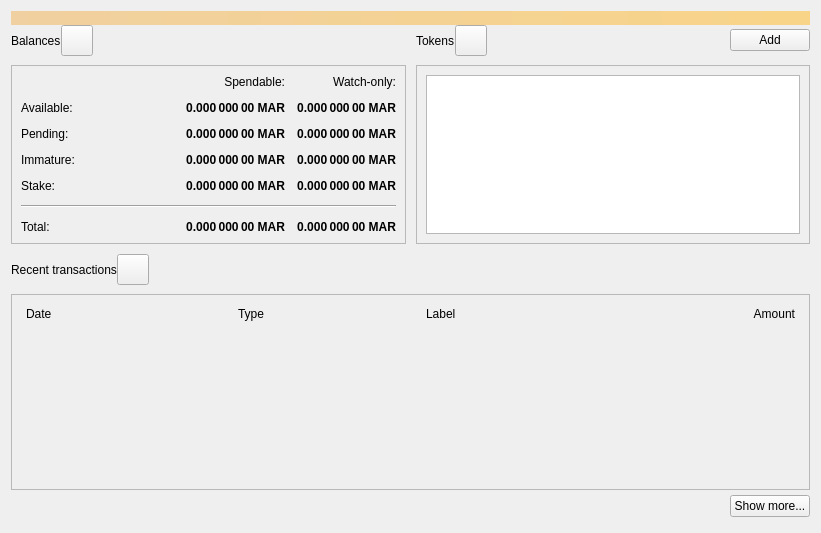
<?xml version="1.0" encoding="UTF-8"?>
<ui version="4.0">
 <class>OverviewPage</class>
 <widget class="QWidget" name="OverviewPage">
  <property name="geometry">
   <rect>
    <x>0</x>
    <y>0</y>
    <width>821</width>
    <height>533</height>
   </rect>
  </property>
  <property name="windowTitle">
   <string>Form</string>
  </property>
  <layout class="QVBoxLayout" name="topLayout">
   <property name="spacing">
    <number>0</number>
   </property>
   <item>
    <widget class="QLabel" name="labelAlerts">
     <property name="visible">
      <bool>false</bool>
     </property>
     <property name="styleSheet">
      <string notr="true">QLabel { background-color: qlineargradient(x1: 0, y1: 0, x2: 1, y2: 0, stop:0 #F0D0A0, stop:1 #F8D488); color:#000000; }</string>
     </property>
     <property name="wordWrap">
      <bool>true</bool>
     </property>
     <property name="margin">
      <number>3</number>
     </property>
     <property name="textInteractionFlags">
      <set>Qt::TextSelectableByMouse</set>
     </property>
    </widget>
   </item>
   <item>
    <layout class="QGridLayout" name="gridLayout_2">
     <item row="0" column="2">
      <layout class="QHBoxLayout" name="horizontalLayout_4">
       <property name="bottomMargin">
        <number>9</number>
       </property>
       <item>
        <widget class="QLabel" name="labelTokens">
         <property name="text">
          <string>Tokens</string>
         </property>
        </widget>
       </item>
       <item>
        <widget class="QToolButton" name="labelTokenStatus">
         <property name="toolTip">
          <string>The displayed information may be out of date. Your wallet automatically synchronizes with the MarbellaChain network after a connection is established, but this process has not completed yet.</string>
         </property>
         <property name="text">
          <string/>
         </property>
         <property name="iconSize">
          <size>
           <width>24</width>
           <height>24</height>
          </size>
         </property>
         <property name="flat" stdset="0">
          <bool>false</bool>
         </property>
        </widget>
       </item>
       <item>
        <spacer name="horizontalSpacer_7">
         <property name="orientation">
          <enum>Qt::Horizontal</enum>
         </property>
         <property name="sizeHint" stdset="0">
          <size>
           <width>40</width>
           <height>20</height>
          </size>
         </property>
        </spacer>
       </item>
       <item>
        <widget class="QPushButton" name="buttonAddToken">
         <property name="text">
          <string>Add</string>
         </property>
        </widget>
       </item>
      </layout>
     </item>
     <item row="1" column="2">
      <widget class="QFrame" name="frameOtherTokens">
       <property name="minimumSize">
        <size>
         <width>0</width>
         <height>100</height>
        </size>
       </property>
       <property name="frameShape">
        <enum>QFrame::StyledPanel</enum>
       </property>
       <property name="frameShadow">
        <enum>QFrame::Raised</enum>
       </property>
       <layout class="QVBoxLayout" name="verticalLayout_10">
        <item>
         <widget class="QListView" name="listTokens">
          <property name="enabled">
           <bool>true</bool>
          </property>
         </widget>
        </item>
       </layout>
      </widget>
     </item>
     <item row="1" column="0">
      <widget class="QFrame" name="frameBalances">
       <property name="frameShape">
        <enum>QFrame::StyledPanel</enum>
       </property>
       <property name="frameShadow">
        <enum>QFrame::Raised</enum>
       </property>
       <layout class="QVBoxLayout" name="verticalLayout_4">
        <item>
         <layout class="QGridLayout" name="gridLayout">
          <property name="spacing">
           <number>12</number>
          </property>
          <item row="2" column="3">
           <widget class="QLabel" name="labelWatchPending">
            <property name="font">
             <font>
              <weight>75</weight>
              <bold>true</bold>
             </font>
            </property>
            <property name="cursor">
             <cursorShape>IBeamCursor</cursorShape>
            </property>
            <property name="toolTip">
             <string>Unconfirmed transactions to watch-only addresses</string>
            </property>
            <property name="text">
             <string notr="true">0.000 000 00 MAR</string>
            </property>
            <property name="alignment">
             <set>Qt::AlignRight|Qt::AlignTrailing|Qt::AlignVCenter</set>
            </property>
            <property name="textInteractionFlags">
             <set>Qt::LinksAccessibleByMouse|Qt::TextSelectableByKeyboard|Qt::TextSelectableByMouse</set>
            </property>
           </widget>
          </item>
          <item row="2" column="2">
           <widget class="QLabel" name="labelUnconfirmed">
            <property name="font">
             <font>
              <weight>75</weight>
              <bold>true</bold>
             </font>
            </property>
            <property name="cursor">
             <cursorShape>IBeamCursor</cursorShape>
            </property>
            <property name="toolTip">
             <string>Total of transactions that have yet to be confirmed, and do not yet count toward the spendable balance</string>
            </property>
            <property name="text">
             <string notr="true">0.000 000 00 MAR</string>
            </property>
            <property name="alignment">
             <set>Qt::AlignRight|Qt::AlignTrailing|Qt::AlignVCenter</set>
            </property>
            <property name="textInteractionFlags">
             <set>Qt::LinksAccessibleByMouse|Qt::TextSelectableByKeyboard|Qt::TextSelectableByMouse</set>
            </property>
           </widget>
          </item>
          <item row="3" column="2">
           <widget class="QLabel" name="labelImmature">
            <property name="font">
             <font>
              <weight>75</weight>
              <bold>true</bold>
             </font>
            </property>
            <property name="cursor">
             <cursorShape>IBeamCursor</cursorShape>
            </property>
            <property name="toolTip">
             <string>Mined balance that has not yet matured</string>
            </property>
            <property name="text">
             <string notr="true">0.000 000 00 MAR</string>
            </property>
            <property name="alignment">
             <set>Qt::AlignRight|Qt::AlignTrailing|Qt::AlignVCenter</set>
            </property>
            <property name="textInteractionFlags">
             <set>Qt::LinksAccessibleByMouse|Qt::TextSelectableByKeyboard|Qt::TextSelectableByMouse</set>
            </property>
           </widget>
          </item>
          <item row="3" column="0">
           <widget class="QLabel" name="labelImmatureText">
            <property name="text">
             <string>Immature:</string>
            </property>
           </widget>
          </item>
          <item row="0" column="3">
           <widget class="QLabel" name="labelWatchonly">
            <property name="text">
             <string>Watch-only:</string>
            </property>
            <property name="alignment">
             <set>Qt::AlignRight|Qt::AlignTrailing|Qt::AlignVCenter</set>
            </property>
           </widget>
          </item>
          <item row="1" column="0">
           <widget class="QLabel" name="labelBalanceText">
            <property name="text">
             <string>Available:</string>
            </property>
           </widget>
          </item>
          <item row="1" column="2">
           <widget class="QLabel" name="labelBalance">
            <property name="font">
             <font>
              <weight>75</weight>
              <bold>true</bold>
             </font>
            </property>
            <property name="cursor">
             <cursorShape>IBeamCursor</cursorShape>
            </property>
            <property name="toolTip">
             <string>Your current spendable balance</string>
            </property>
            <property name="text">
             <string notr="true">0.000 000 00 MAR</string>
            </property>
            <property name="alignment">
             <set>Qt::AlignRight|Qt::AlignTrailing|Qt::AlignVCenter</set>
            </property>
            <property name="textInteractionFlags">
             <set>Qt::LinksAccessibleByMouse|Qt::TextSelectableByKeyboard|Qt::TextSelectableByMouse</set>
            </property>
           </widget>
          </item>
          <item row="1" column="3">
           <widget class="QLabel" name="labelWatchAvailable">
            <property name="font">
             <font>
              <weight>75</weight>
              <bold>true</bold>
             </font>
            </property>
            <property name="cursor">
             <cursorShape>IBeamCursor</cursorShape>
            </property>
            <property name="toolTip">
             <string>Your current balance in watch-only addresses</string>
            </property>
            <property name="text">
             <string notr="true">0.000 000 00 MAR</string>
            </property>
            <property name="alignment">
             <set>Qt::AlignRight|Qt::AlignTrailing|Qt::AlignVCenter</set>
            </property>
            <property name="textInteractionFlags">
             <set>Qt::LinksAccessibleByMouse|Qt::TextSelectableByKeyboard|Qt::TextSelectableByMouse</set>
            </property>
           </widget>
          </item>
          <item row="2" column="0">
           <widget class="QLabel" name="labelPendingText">
            <property name="text">
             <string>Pending:</string>
            </property>
           </widget>
          </item>
          <item row="0" column="2">
           <widget class="QLabel" name="labelSpendable">
            <property name="text">
             <string>Spendable:</string>
            </property>
            <property name="alignment">
             <set>Qt::AlignRight|Qt::AlignTrailing|Qt::AlignVCenter</set>
            </property>
           </widget>
          </item>
          <item row="4" column="0">
           <widget class="QLabel" name="labelStakeText">
            <property name="text">
             <string>Stake:</string>
            </property>
           </widget>
          </item>
          <item row="4" column="2">
           <widget class="QLabel" name="labelStake">
            <property name="font">
             <font>
              <weight>75</weight>
              <bold>true</bold>
             </font>
            </property>
            <property name="text">
             <string>0.000 000 00 MAR</string>
            </property>
            <property name="alignment">
             <set>Qt::AlignRight|Qt::AlignTrailing|Qt::AlignVCenter</set>
            </property>
            <property name="textInteractionFlags">
             <set>Qt::LinksAccessibleByMouse|Qt::TextSelectableByKeyboard|Qt::TextSelectableByMouse</set>
            </property>
           </widget>
          </item>
          <item row="4" column="3">
           <widget class="QLabel" name="labelWatchStake">
            <property name="font">
             <font>
              <weight>75</weight>
              <bold>true</bold>
             </font>
            </property>
            <property name="text">
             <string>0.000 000 00 MAR</string>
            </property>
            <property name="alignment">
             <set>Qt::AlignRight|Qt::AlignTrailing|Qt::AlignVCenter</set>
            </property>
            <property name="textInteractionFlags">
             <set>Qt::LinksAccessibleByMouse|Qt::TextSelectableByKeyboard|Qt::TextSelectableByMouse</set>
            </property>
           </widget>
          </item>
          <item row="3" column="3">
           <widget class="QLabel" name="labelWatchImmature">
            <property name="font">
             <font>
              <weight>75</weight>
              <bold>true</bold>
             </font>
            </property>
            <property name="cursor">
             <cursorShape>IBeamCursor</cursorShape>
            </property>
            <property name="toolTip">
             <string>Mined balance in watch-only addresses that has not yet matured</string>
            </property>
            <property name="text">
             <string notr="true">0.000 000 00 MAR</string>
            </property>
            <property name="alignment">
             <set>Qt::AlignRight|Qt::AlignTrailing|Qt::AlignVCenter</set>
            </property>
            <property name="textInteractionFlags">
             <set>Qt::LinksAccessibleByMouse|Qt::TextSelectableByKeyboard|Qt::TextSelectableByMouse</set>
            </property>
           </widget>
          </item>
          <item row="7" column="3">
           <widget class="QLabel" name="labelWatchTotal">
            <property name="font">
             <font>
              <weight>75</weight>
              <bold>true</bold>
             </font>
            </property>
            <property name="cursor">
             <cursorShape>IBeamCursor</cursorShape>
            </property>
            <property name="toolTip">
             <string>Current total balance in watch-only addresses</string>
            </property>
            <property name="text">
             <string notr="true">0.000 000 00 MAR</string>
            </property>
            <property name="alignment">
             <set>Qt::AlignRight|Qt::AlignTrailing|Qt::AlignVCenter</set>
            </property>
            <property name="textInteractionFlags">
             <set>Qt::LinksAccessibleByMouse|Qt::TextSelectableByKeyboard|Qt::TextSelectableByMouse</set>
            </property>
           </widget>
          </item>
          <item row="5" column="0" colspan="4">
           <spacer name="verticalSpacer">
            <property name="orientation">
             <enum>Qt::Vertical</enum>
            </property>
            <property name="sizeHint" stdset="0">
             <size>
              <width>20</width>
              <height>40</height>
             </size>
            </property>
           </spacer>
          </item>
          <item row="7" column="2">
           <widget class="QLabel" name="labelTotal">
            <property name="font">
             <font>
              <weight>75</weight>
              <bold>true</bold>
             </font>
            </property>
            <property name="cursor">
             <cursorShape>IBeamCursor</cursorShape>
            </property>
            <property name="toolTip">
             <string>Your current total balance</string>
            </property>
            <property name="text">
             <string notr="true">0.000 000 00 MAR</string>
            </property>
            <property name="alignment">
             <set>Qt::AlignRight|Qt::AlignTrailing|Qt::AlignVCenter</set>
            </property>
            <property name="textInteractionFlags">
             <set>Qt::LinksAccessibleByMouse|Qt::TextSelectableByKeyboard|Qt::TextSelectableByMouse</set>
            </property>
           </widget>
          </item>
          <item row="0" column="1" rowspan="5">
           <spacer name="horizontalSpacer_5">
            <property name="orientation">
             <enum>Qt::Horizontal</enum>
            </property>
            <property name="sizeHint" stdset="0">
             <size>
              <width>40</width>
              <height>20</height>
             </size>
            </property>
           </spacer>
          </item>
          <item row="7" column="0">
           <widget class="QLabel" name="labelTotalText">
            <property name="text">
             <string>Total:        </string>
            </property>
           </widget>
          </item>
          <item row="6" column="0" colspan="4">
           <widget class="Line" name="hLine">
            <property name="orientation">
             <enum>Qt::Horizontal</enum>
            </property>
           </widget>
          </item>
         </layout>
        </item>
       </layout>
      </widget>
     </item>
     <item row="0" column="0">
      <layout class="QHBoxLayout" name="horizontalLayout_2">
       <property name="bottomMargin">
        <number>9</number>
       </property>
       <item>
        <widget class="QLabel" name="labelBalances">
         <property name="text">
          <string>Balances</string>
         </property>
        </widget>
       </item>
       <item>
        <widget class="QToolButton" name="labelWalletStatus">
         <property name="enabled">
          <bool>true</bool>
         </property>
         <property name="toolTip">
          <string>The displayed information may be out of date. Your wallet automatically synchronizes with the MarbellaChain network after a connection is established, but this process has not completed yet.</string>
         </property>
         <property name="text">
          <string/>
         </property>
         <property name="icon">
          <iconset>
           <normaloff>:/icons/warning</normaloff>
           <disabledoff>:/icons/warning</disabledoff>:/icons/warning</iconset>
         </property>
         <property name="iconSize">
          <size>
           <width>24</width>
           <height>24</height>
          </size>
         </property>
         <property name="flat" stdset="0">
          <bool>false</bool>
         </property>
        </widget>
       </item>
       <item>
        <spacer name="horizontalSpacer">
         <property name="orientation">
          <enum>Qt::Horizontal</enum>
         </property>
         <property name="sizeHint" stdset="0">
          <size>
           <width>40</width>
           <height>20</height>
          </size>
         </property>
        </spacer>
       </item>
      </layout>
     </item>
     <item row="0" column="1" rowspan="2">
      <spacer name="horizontalSpacer_4">
       <property name="orientation">
        <enum>Qt::Horizontal</enum>
       </property>
       <property name="sizeType">
        <enum>QSizePolicy::Fixed</enum>
       </property>
       <property name="sizeHint" stdset="0">
        <size>
         <width>10</width>
         <height>20</height>
        </size>
       </property>
      </spacer>
     </item>
    </layout>
   </item>
   <item>
    <spacer name="verticalSpacer_4">
     <property name="orientation">
      <enum>Qt::Vertical</enum>
     </property>
     <property name="sizeType">
      <enum>QSizePolicy::Fixed</enum>
     </property>
     <property name="sizeHint" stdset="0">
      <size>
       <width>20</width>
       <height>10</height>
      </size>
     </property>
    </spacer>
   </item>
   <item>
    <layout class="QHBoxLayout" name="horizontalLayout_6">
     <property name="bottomMargin">
      <number>9</number>
     </property>
     <item>
      <widget class="QLabel" name="labelRecentTransactions">
       <property name="text">
        <string>Recent transactions</string>
       </property>
      </widget>
     </item>
     <item>
      <widget class="QToolButton" name="labelTransactionsStatus">
       <property name="enabled">
        <bool>true</bool>
       </property>
       <property name="toolTip">
        <string>The displayed information may be out of date. Your wallet automatically synchronizes with the MarbellaChain network after a connection is established, but this process has not completed yet.</string>
       </property>
       <property name="text">
        <string/>
       </property>
       <property name="icon">
        <iconset>
         <normaloff>:/icons/warning</normaloff>
         <disabledoff>:/icons/warning</disabledoff>:/icons/warning</iconset>
       </property>
       <property name="iconSize">
        <size>
         <width>24</width>
         <height>24</height>
        </size>
       </property>
       <property name="flat" stdset="0">
        <bool>false</bool>
       </property>
      </widget>
     </item>
     <item>
      <spacer name="horizontalSpacer_3">
       <property name="orientation">
        <enum>Qt::Horizontal</enum>
       </property>
       <property name="sizeHint" stdset="0">
        <size>
         <width>40</width>
         <height>20</height>
        </size>
       </property>
      </spacer>
     </item>
    </layout>
   </item>
   <item>
    <layout class="QVBoxLayout" name="verticalLayout_3">
     <item>
      <widget class="QFrame" name="frameRecentTransactions">
       <property name="frameShape">
        <enum>QFrame::StyledPanel</enum>
       </property>
       <property name="frameShadow">
        <enum>QFrame::Raised</enum>
       </property>
       <layout class="QVBoxLayout" name="verticalLayout_8">
        <item>
         <layout class="QHBoxLayout" name="horizontalLayout_3">
          <property name="spacing">
           <number>5</number>
          </property>
          <property name="leftMargin">
           <number>5</number>
          </property>
          <property name="rightMargin">
           <number>5</number>
          </property>
          <item>
           <widget class="QLabel" name="labelDate">
            <property name="text">
             <string>Date</string>
            </property>
           </widget>
          </item>
          <item>
           <spacer name="horizontalSpacer_2">
            <property name="orientation">
             <enum>Qt::Horizontal</enum>
            </property>
            <property name="sizeType">
             <enum>QSizePolicy::Fixed</enum>
            </property>
            <property name="sizeHint" stdset="0">
             <size>
              <width>25</width>
              <height>20</height>
             </size>
            </property>
           </spacer>
          </item>
          <item>
           <widget class="QLabel" name="labelType">
            <property name="text">
             <string>Type</string>
            </property>
           </widget>
          </item>
          <item>
           <widget class="QLabel" name="labelAddress">
            <property name="text">
             <string>Label</string>
            </property>
           </widget>
          </item>
          <item>
           <widget class="QLabel" name="labelAmount">
            <property name="text">
             <string>Amount</string>
            </property>
            <property name="alignment">
             <set>Qt::AlignRight|Qt::AlignTrailing|Qt::AlignVCenter</set>
            </property>
           </widget>
          </item>
         </layout>
        </item>
        <item>
         <widget class="QListView" name="listTransactions">
          <property name="styleSheet">
           <string notr="true">QListView { background: transparent; }</string>
          </property>
          <property name="frameShape">
           <enum>QFrame::NoFrame</enum>
          </property>
          <property name="verticalScrollBarPolicy">
           <enum>Qt::ScrollBarAlwaysOff</enum>
          </property>
          <property name="horizontalScrollBarPolicy">
           <enum>Qt::ScrollBarAlwaysOff</enum>
          </property>
         </widget>
        </item>
       </layout>
      </widget>
     </item>
     <item>
      <layout class="QHBoxLayout" name="horizontalLayout">
       <property name="topMargin">
        <number>5</number>
       </property>
       <property name="bottomMargin">
        <number>5</number>
       </property>
       <item>
        <spacer name="horizontalSpacer_6">
         <property name="orientation">
          <enum>Qt::Horizontal</enum>
         </property>
         <property name="sizeHint" stdset="0">
          <size>
           <width>40</width>
           <height>20</height>
          </size>
         </property>
        </spacer>
       </item>
       <item>
        <widget class="QPushButton" name="showMoreButton">
         <property name="text">
          <string>Show more...</string>
         </property>
        </widget>
       </item>
      </layout>
     </item>
    </layout>
   </item>
  </layout>
 </widget>
 <resources/>
 <connections/>
</ui>
